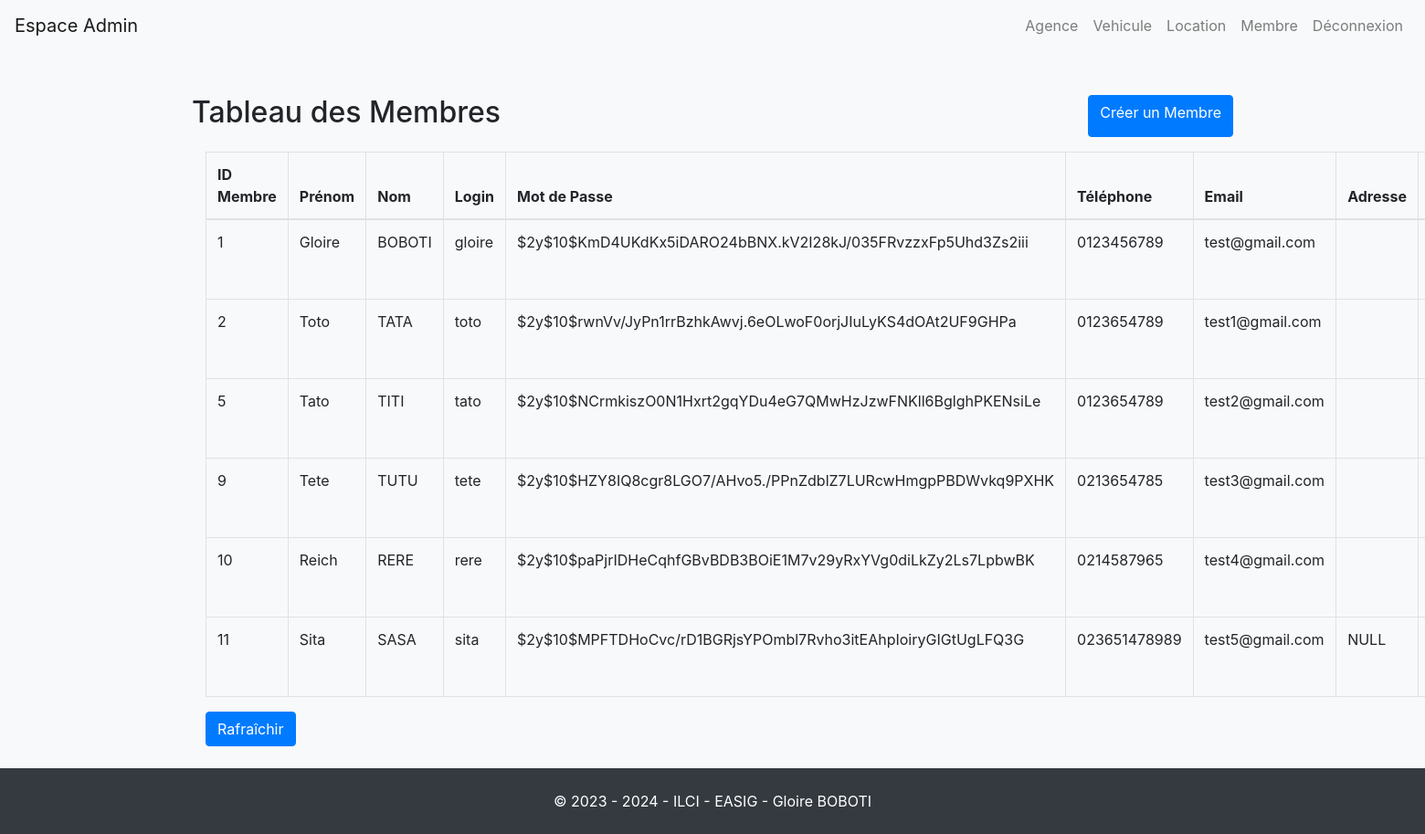
The page /membre.php on the database its author committed.
### tables this page shows
CREATE TABLE IF NOT EXISTS `membre` (
  `id_membre` int(11) NOT NULL AUTO_INCREMENT,
  `prenom` varchar(20) NOT NULL,
  `nom` varchar(20) NOT NULL,
  `login` varchar(8) DEFAULT NULL,
  `mdp` varchar(100) NOT NULL,
  `tel` varchar(15) DEFAULT NULL,
  `email` varchar(20) DEFAULT NULL,
  `adresse` varchar(30) DEFAULT NULL,
  `cp` int(5) DEFAULT NULL,
  `ville` varchar(15) DEFAULT NULL,
  `statut` enum('CLIENT','ADMIN') DEFAULT NULL,
  `date_inscription` datetime DEFAULT CURRENT_TIMESTAMP,
  PRIMARY KEY (`id_membre`),
  UNIQUE KEY `login` (`login`),
  UNIQUE KEY `email` (`email`)
);

### membre.php (the view, shortened to what this page needs)
<!DOCTYPE html>
<html lang="fr">
<head>
    <link rel="stylesheet" href="https://stackpath.bootstrapcdn.com/bootstrap/4.3.1/css/bootstrap.min.css">
</head>
<body class="bg-light">
<?php include 'ad_header.php' ?>
<div class="container mt-5">
    <div class="row justify-content-between mb-3">
        <h2>Tableau des Membres</h2>
        <a href="views/formulaire_membre.php" class="btn btn-primary">Créer un Membre</a>
    </div>
    <?php
    $pdo = new PDO("mysql:host=127.0.0.1;dbname=23_24_b2_projet_sira", "root", "");
    $pdo->setAttribute(PDO::ATTR_ERRMODE, PDO::ERRMODE_EXCEPTION);
    $stmt = $pdo->query("SELECT * FROM membre");
    $membres = $stmt->fetchAll(PDO::FETCH_ASSOC);
    if (count($membres) > 0) :
        ?>
        <table class="table table-bordered">
            <thead>
            <tr>
                <th>ID Membre</th>
                <th>Prénom</th>
                <th>Nom</th>
                <th>Login</th>
                <th>Mot de Passe</th>
                <th>Téléphone</th>
                <th>Email</th>
                <th>Adresse</th>
                <th>Code Postal</th>
            </tr>
            </thead>
            <tbody>
            <?php foreach ($membres as $membre) : ?>
                <tr>
                    <td><?php echo $membre['id_membre']; ?></td>
                    <td><?php echo $membre['prenom']; ?></td>
                    <td><?php echo $membre['nom']; ?></td>
                    <td><?php echo $membre['login']; ?></td>
                    <td><?php echo $membre['mdp']; ?></td>
                    <td><?php echo $membre['tel']; ?></td>
                    <td><?php echo $membre['email']; ?></td>
                    <td><?php echo $membre['adresse']; ?></td>
                    <td><?php echo $membre['cp']; ?></td>
                </tr>
            <?php endforeach; ?>
            </tbody>
        </table>
    <?php else : ?>
        <p>Aucun membre disponible pour le moment.</p>
    <?php endif; ?>
    <a href="membre.php" class="btn btn-primary">Rafraîchir</a>
</div>
<?php
    include 'footer.php';
?>
</body>
</html>

### ad_header.php (shortened to what this page needs)
<nav class="navbar navbar-expand-lg navbar-light bg-light">
    <a class="navbar-brand" href="admin.php">Espace Admin</a>
    <div class="collapse navbar-collapse" id="navbarNav">
        <ul class="navbar-nav ml-auto">
            <li class="nav-item">
                <a class="nav-link" href="agence.php">Agence</a>
            </li>
            <li class="nav-item">
                <a class="nav-link" href="vehicule.php">Vehicule</a>
            </li>
            <li class="nav-item">
                <a class="nav-link" href="location.php">Location</a>
            </li>
            <li class="nav-item">
                <a class="nav-link" href="membre.php">Membre</a>
            </li>
            <li class="nav-item">
                <a class="nav-link" href="logout.php">Déconnexion</a>
            </li>
        </ul>
    </div>
</nav>

### footer.php
<footer class="bg-dark p-4 mt-4 text-center text-white">
    &copy; 2023 - 2024 - ILCI - EASIG - Gloire BOBOTI
</footer>

### rows shown on the page
membre: id_membre "1", prenom "Gloire", nom "BOBOTI", login "gloire", mdp "$2y$10$KmD4UKdKx5iDARO24bBNX.kV2I28kJ/035FRvzzxFp5Uhd3Zs2iii", tel "0123456789", email "test@gmail.com"
membre: id_membre "2", prenom "Toto", nom "TATA", login "toto", mdp "$2y$10$rwnVv/JyPn1rrBzhkAwvj.6eOLwoF0orjJIuLyKS4dOAt2UF9GHPa", tel "0123654789", email "test1@gmail.com"
membre: id_membre "5", prenom "Tato", nom "TITI", login "tato", mdp "$2y$10$NCrmkiszO0N1Hxrt2gqYDu4eG7QMwHzJzwFNKll6BglghPKENsiLe", tel "0123654789", email "test2@gmail.com"
membre: id_membre "9", prenom "Tete", nom "TUTU", login "tete", mdp "$2y$10$HZY8IQ8cgr8LGO7/AHvo5./PPnZdblZ7LURcwHmgpPBDWvkq9PXHK", tel "0213654785", email "test3@gmail.com"
membre: id_membre "10", prenom "Reich", nom "RERE", login "rere", mdp "$2y$10$paPjrIDHeCqhfGBvBDB3BOiE1M7v29yRxYVg0diLkZy2Ls7LpbwBK", tel "0214587965", email "test4@gmail.com"
membre: id_membre "11", prenom "Sita", nom "SASA", login "sita", mdp "$2y$10$MPFTDHoCvc/rD1BGRjsYPOmbl7Rvho3itEAhpIoiryGIGtUgLFQ3G", tel "023651478989", email "test5@gmail.com", adresse "NULL"
